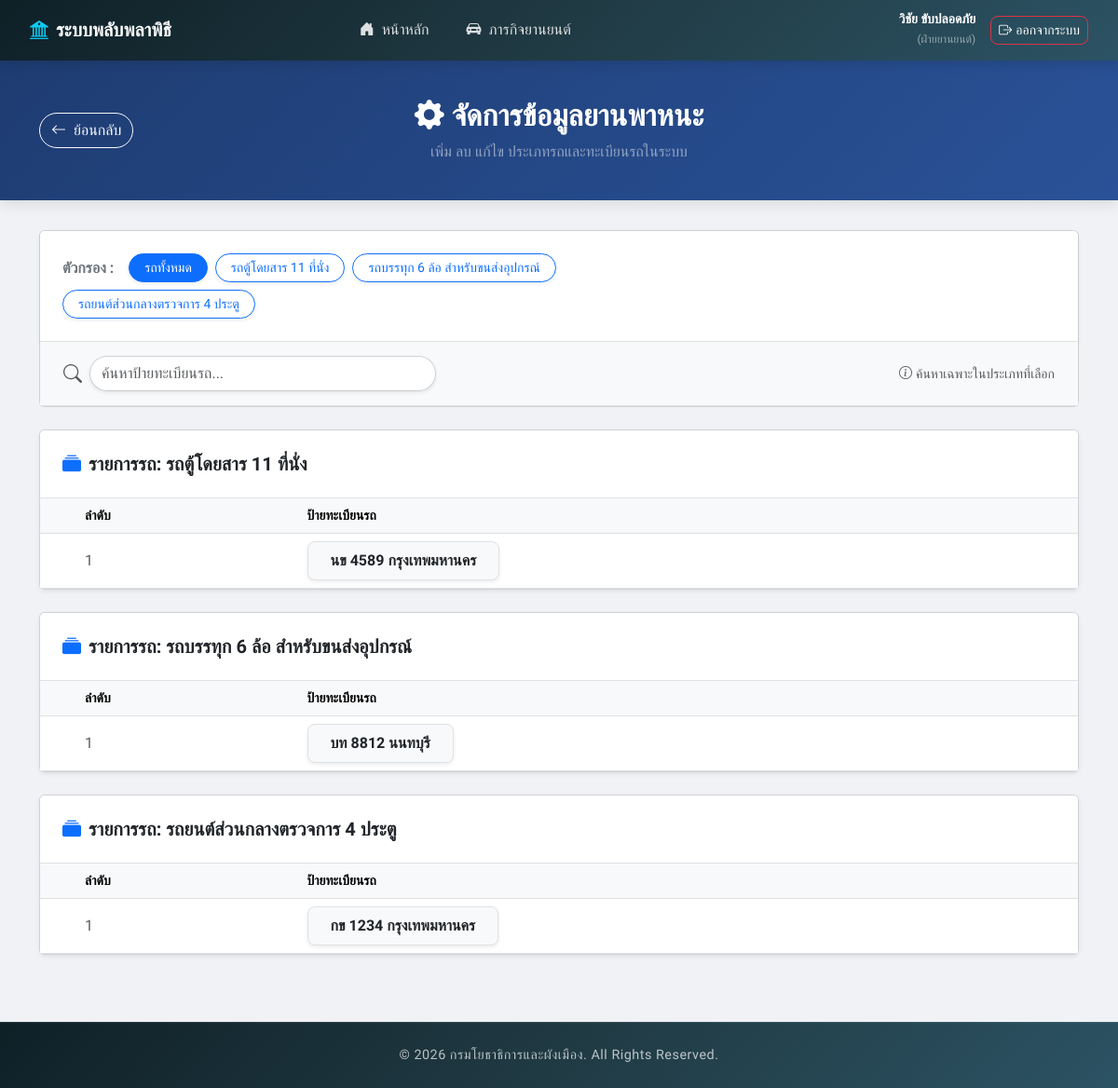
Page /manage_vehicles.php (signed in) on the committed database.
### tables this page shows
CREATE TABLE IF NOT EXISTS `vehicle_types` (
  `id` int(11) NOT NULL AUTO_INCREMENT,
  `type_name` varchar(255) NOT NULL,
  PRIMARY KEY (`id`),
  UNIQUE KEY `idx_vtype_name` (`type_name`)
);

CREATE TABLE IF NOT EXISTS `vehicles` (
  `id` int(11) NOT NULL AUTO_INCREMENT,
  `vehicle_type` varchar(100) NOT NULL,
  `plate_letters` varchar(20) DEFAULT NULL,
  `plate_numbers` varchar(20) DEFAULT NULL,
  `plate_province` varchar(100) DEFAULT NULL,
  `license_plate` varchar(50) NOT NULL,
  `status` varchar(50) DEFAULT 'active',
  PRIMARY KEY (`id`),
  KEY `idx_vehicles_type` (`vehicle_type`)
);

### includes/auth.php (called while the page is built, shortened)
<?php
function current_user_role(): string
{
    return (string)($_SESSION['role'] ?? '');
}
function is_logged_in(): bool
{
    return !empty($_SESSION['user_id']);
}
function has_role(array|string $roles): bool
{
    $currentRole = current_user_role();
    return in_array($currentRole, $roles, true);
}
    ?>

### manage_vehicles.php (the view, shortened to what this page needs)
<?php
require_once __DIR__ . '/includes/auth.php';
$conn = get_db();
$is_head = has_role([ROLE_HEAD_VEHICLE, ROLE_SUPER_ADMIN]);
$stmt_types = $conn->query("SELECT * FROM vehicle_types ORDER BY id ASC");
$vehicle_types = $stmt_types->fetchAll(PDO::FETCH_ASSOC);
$stmt_vehicles = $conn->query("SELECT * FROM vehicles ORDER BY id ASC");
$vehicles_db = $stmt_vehicles->fetchAll(PDO::FETCH_ASSOC);
$vehicles_by_type = [];
foreach ($vehicles_db as $v) {
    $vehicles_by_type[$v['vehicle_type']][] = $v;
}
?>
<!DOCTYPE html>
<html lang="th">
<head>
    <link href="https://cdn.jsdelivr.net/npm/bootstrap@5.3.0/dist/css/bootstrap.min.css" rel="stylesheet">
    <link rel="stylesheet" href="https://cdn.jsdelivr.net/npm/bootstrap-icons@1.10.5/font/bootstrap-icons.css">
    <link href="https://cdn.jsdelivr.net/npm/select2@4.1.0-rc.0/dist/css/select2.min.css" rel="stylesheet" />
    <link rel="stylesheet" href="https://cdn.jsdelivr.net/npm/select2-bootstrap-5-theme@1.3.0/dist/select2-bootstrap-5-theme.min.css" />
</head>
<body>
<?php include 'menu.php'; ?>
<div class="content-wrapper">
    <div class="page-header text-center mt-0">
        <div class="container position-relative text-start">
            <div class="row align-items-center">
                <div class="col-12 col-md-2 text-md-start mb-3 mb-md-0">
                    <a href="<?php echo $is_head ? 'home_head_vehicle.php' : 'home_vehicle.php'; ?>" class="btn btn-outline-light rounded-pill d-inline-flex align-items-center mt-3 mt-md-0">
                        <i class="bi bi-arrow-left me-2"></i>ย้อนกลับ
                    </a>
                </div>
                <div class="col-12 col-md-8 text-center">
                    <h2 class="fw-bold mb-2 mt-3 mt-md-0"><i class="bi bi-gear-fill me-2"></i>จัดการข้อมูลยานพาหนะ</h2>
                    <p class="text-white-50 mb-0">เพิ่ม ลบ แก้ไข ประเภทรถและทะเบียนรถในระบบ</p>
                </div>
            </div>
        </div>
    </div>
    <div class="container pb-5">
        <div class="card custom-card mb-4">
            <div class="card-header bg-white p-4 border-bottom shadow-sm">
                <div class="row align-items-center gy-3">
                    <div class="col-md-8 d-flex align-items-center flex-wrap gap-2">
                        <label class="fw-bold text-secondary me-2 mb-0">ตัวกรอง :</label>
                        <?php if(empty($vehicle_types)): ?>
                            <span class="text-muted small">-- ยังไม่มีประเภทรถ --</span>
                        <?php else: ?>
                            <button class="btn btn-sm btn-primary filter-btn rounded-pill px-3 shadow-sm" data-type="all" onclick="showTable('all')">รถทั้งหมด</button>
                                <?php foreach($vehicle_types as $type): ?>
                                    <button class="btn btn-sm btn-outline-primary filter-btn rounded-pill px-3 shadow-sm" data-type="<?= htmlspecialchars($type['type_name']) ?>" onclick="showTable('<?= htmlspecialchars($type['type_name']) ?>')"><?= htmlspecialchars($type['type_name']) ?></button>
                                <?php endforeach; ?>
                        <?php endif; ?>
                    </div>
                </div>
            </div>
            <?php if(!empty($vehicle_types)): ?>
            <div class="search-bar-container d-flex justify-content-between align-items-center">
                <div class="d-flex align-items-center" style="max-width: 400px; width: 100%;">
                    <i class="bi bi-search text-muted me-2 fs-5"></i>
                    <input type="text" id="searchInput" class="form-control rounded-pill border-secondary border-opacity-25 shadow-sm" placeholder="ค้นหาป้ายทะเบียนรถ..." onkeyup="filterTable()">
                </div>
                <small class="text-muted"><i class="bi bi-info-circle me-1"></i>ค้นหาเฉพาะในประเภทที่เลือก</small>
            </div>
            <?php endif; ?>
        </div>
        <div id="vehicleListsContainer">
            <?php if(empty($vehicle_types)): ?>
                <div class="card custom-card">
                    <div class="card-body text-center text-muted py-5">
                        <i class="bi bi-truck fs-1 d-block mb-3 opacity-50"></i>
                        <h6>ยังไม่มีข้อมูลประเภทรถในระบบ</h6>
                    </div>
                </div>
            <?php else: ?>
                <?php foreach($vehicle_types as $type): $tname = $type['type_name']; ?>
                    <div class="card custom-card mb-4 type-container shadow-sm" data-type="<?= htmlspecialchars($tname) ?>" style="display:none;">
                        <div class="card-header bg-white p-4 border-bottom d-flex justify-content-between align-items-center flex-wrap gap-2">
                            <h5 class="fw-bold text-dark mb-0"><i class="bi bi-collection-fill text-primary me-2"></i>รายการรถ: <?= htmlspecialchars($tname) ?></h5>
                        </div>
                        <div class="card-body p-0">
                            <?php if(empty($vehicles_by_type[$tname])): ?>
                                <div class="text-center text-muted py-5">ยังไม่มีรถในประเภทนี้ <?php if($is_head) echo '(คลิกปุ่ม "+ เพิ่มรถ" ที่มุมขวาเพื่อเพิ่มข้อมูล)'; ?></div>
                            <?php else: ?>
                                <div class="table-responsive">
                                    <table class="table table-hover align-middle mb-0">
                                        <thead class="table-light text-muted small">
                                            <tr>
                                                <th class="ps-5 w-25">ลำดับ</th>
                                                <th class="<?php echo $is_head ? 'w-50' : 'w-75'; ?>">ป้ายทะเบียนรถ</th>
                                            </tr>
                                        </thead>
                                       <tbody>
                                            <?php $row_num = 1; foreach($vehicles_by_type[$tname] as $v): ?>
                                            <tr class="vehicle-row">
                                                <td class="ps-5 text-muted"><?= $row_num++ ?></td>
                                                <td class="fw-bold text-dark fs-6 vehicle-plate">
                                                    <div class="bg-light d-inline-block px-4 py-2 rounded-3 border shadow-sm">
                                                        <?= htmlspecialchars($v['license_plate']) ?>
                                                    </div>
                                                </td>
                                            </tr>
                                            <?php endforeach; ?>
                                        </tbody>
                                    </table>
                                </div>
                            <?php endif; ?>
                        </div>
                    </div>
                <?php endforeach; ?>
            <?php endif; ?>
        </div>
    </div>
</div>
<?php include 'footer.php'; ?>
</body>
</html>

### manage_vehicles.php (style rules this page uses)
body { background: #f4f6f9; font-family: 'Prompt', sans-serif; min-height: 100vh; }
.page-header { background: linear-gradient(135deg, #1e3c72 0%, #2a5298 100%); color: white; padding: 2.5rem 0; box-shadow: 0 4px 15px rgba(0,0,0,0.1); margin-bottom: 2rem; }
.form-control, .form-select { border-radius: 0.75rem; }
.search-bar-container { background-color: #f8f9fa; border-bottom: 1px solid #dee2e6; padding: 15px 25px; }

### footer.php (style rules this page uses)
html { height: 100%; }
body { font-family: 'Prompt', sans-serif; background-color: #f0f2f5; display: flex; flex-direction: column; min-height: 100vh; margin: 0; }
.content-wrapper { flex: 1 0 auto; }

### rows in the picture
vehicle_types: type_name "รถตู้โดยสาร 11 ที่นั่ง"
vehicle_types: type_name "รถบรรทุก 6 ล้อ สำหรับขนส่งอุปกรณ์"
vehicle_types: type_name "รถยนต์ส่วนกลางตรวจการ 4 ประตู"
vehicles: license_plate "นข 4589 กรุงเทพมหานคร"
vehicles: license_plate "บท 8812 นนทบุรี"
vehicles: license_plate "กข 1234 กรุงเทพมหานคร"

### other values in the picture
$user_display_name "วิชัย ขับปลอดภัย"
$role_name "ฝ่ายยานยนต์"
